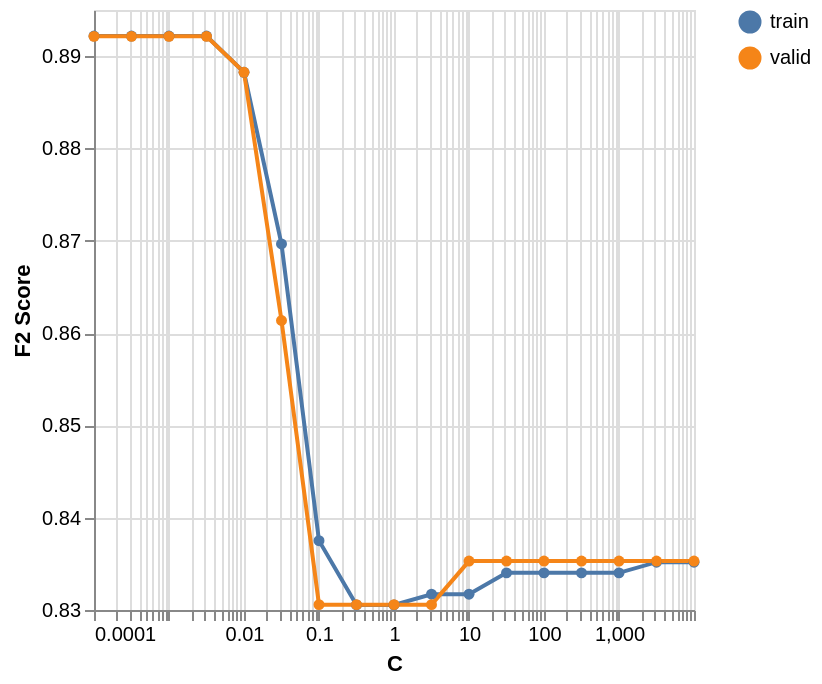

The notebook cell this image was saved under:
### Code cell
cv_results = grid_search.cv_results_
plot_train_cv(
    cv_results['param_logisticregression__C'],
    cv_results['mean_train_score'],
    cv_results['mean_test_score'],
    xlabel='C'
)

### Figure 1 — Vega-Lite specification as saved in the notebook (floating-point values rounded to 4 significant figures)
{"config": {"view": {"continuousWidth": 300, "continuousHeight": 300}}, "data": {"name": "data-c6028aa267dc4e9223ec2881ac8332c6"}, "mark": {"type": "line", "point": true}, "encoding": {"color": {"field": "split", "title": null, "type": "nominal"}, "tooltip": [{"field": "param", "type": "quantitative"}, {"field": "split", "type": "nominal"}, {"field": "score", "format": ".3f", "type": "quantitative"}], "x": {"field": "param", "scale": {"type": "log"}, "title": "C", "type": "quantitative"}, "y": {"field": "score", "scale": {"zero": false}, "title": "F2 Score", "type": "quantitative"}}, "$schema": "https://vega.github.io/schema/vega-lite/v6.4.1.json", "datasets": {"data-c6028aa267dc4e9223ec2881ac8332c6": [{"param": 0.0001, "score": 0.8922, "split": "train"}, {"param": 0.0003162, "score": 0.8922, "split": "train"}, {"param": 0.001, "score": 0.8922, "split": "train"}, {"param": 0.003162, "score": 0.8922, "split": "train"}, {"param": 0.01, "score": 0.8883, "split": "train"}, {"param": 0.03162, "score": 0.8697, "split": "train"}, {"param": 0.1, "score": 0.8375, "split": "train"}, {"param": 0.3162, "score": 0.8305, "split": "train"}, {"param": 1.0, "score": 0.8305, "split": "train"}, {"param": 3.162, "score": 0.8317, "split": "train"}, {"param": 10.0, "score": 0.8317, "split": "train"}, {"param": 31.62, "score": 0.834, "split": "train"}, {"param": 100.0, "score": 0.834, "split": "train"}, {"param": 316.2, "score": 0.834, "split": "train"}, {"param": 1000.0, "score": 0.834, "split": "train"}, {"param": 3162.0, "score": 0.8352, "split": "train"}, {"param": 10000.0, "score": 0.8352, "split": "train"}, {"param": 0.0001, "score": 0.8921, "split": "valid"}, {"param": 0.0003162, "score": 0.8921, "split": "valid"}, {"param": 0.001, "score": 0.8921, "split": "valid"}, {"param": 0.003162, "score": 0.8921, "split": "valid"}, {"param": 0.01, "score": 0.8883, "split": "valid"}, {"param": 0.03162, "score": 0.8614, "split": "valid"}, {"param": 0.1, "score": 0.8306, "split": "valid"}, {"param": 0.3162, "score": 0.8306, "split": "valid"}, {"param": 1.0, "score": 0.8306, "split": "valid"}, {"param": 3.162, "score": 0.8306, "split": "valid"}, {"param": 10.0, "score": 0.8353, "split": "valid"}, {"param": 31.62, "score": 0.8353, "split": "valid"}, {"param": 100.0, "score": 0.8353, "split": "valid"}, {"param": 316.2, "score": 0.8353, "split": "valid"}, {"param": 1000.0, "score": 0.8353, "split": "valid"}, {"param": 3162.0, "score": 0.8353, "split": "valid"}, {"param": 10000.0, "score": 0.8353, "split": "valid"}]}}
